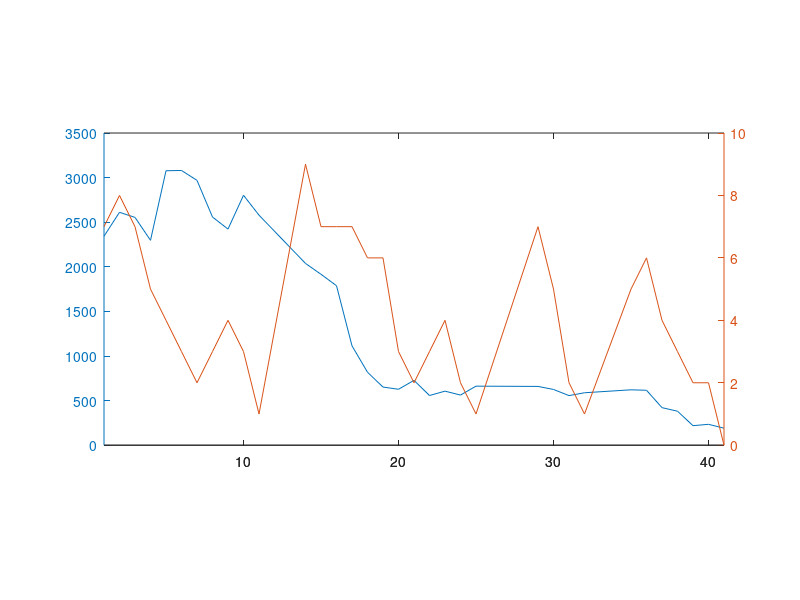

This chart was generated by the following MATLAB code: (Note: this script raises an error after producing the figure.)

clear;clc
load TDBU_expData
%% overall (81 plant) temporal trend
subplot(6,1,2:5) 
[Hax,H1,H2] = plotyy(dayID, sum(aphid), dayID, sum(ladybug),'plot','plot' ); hold on
    set(H1,'linestyle','none','Marker','o','Color',mycolor(1),'Markerfacecolor',mycolor(1))
    set(H2,'linestyle','none','Marker','^','color',mycolor(1),'Markerfacecolor',mycolor(1))
    set(Hax(1),'ycolor',mycolor(1), 'linewidth',2)
    set(Hax(2),'ycolor',mycolor(1),'linewidth',2)
    set(Hax,'FontSize',14)
    ylabel(Hax(1),'Aphids','fontsize',16)
    ylabel(Hax(2),'Ladybugs','fontsize',16)
    xlabel('Time (Day)','fontsize',16)
    title('Overall (81 plant) population dynamics','fontsize',16)

    gap = setdiff(1:max(dayID),dayID);
    realgap = gap([2, diff(gap)]~=1); % "2" is the spaceholder for the first element
    for j=1:length(realgap)
        myplot([realgap(j) realgap(j)],ylim,'L', 7)
    end 
    
   legend([H1, H2],'Aphids','Ladybugs')